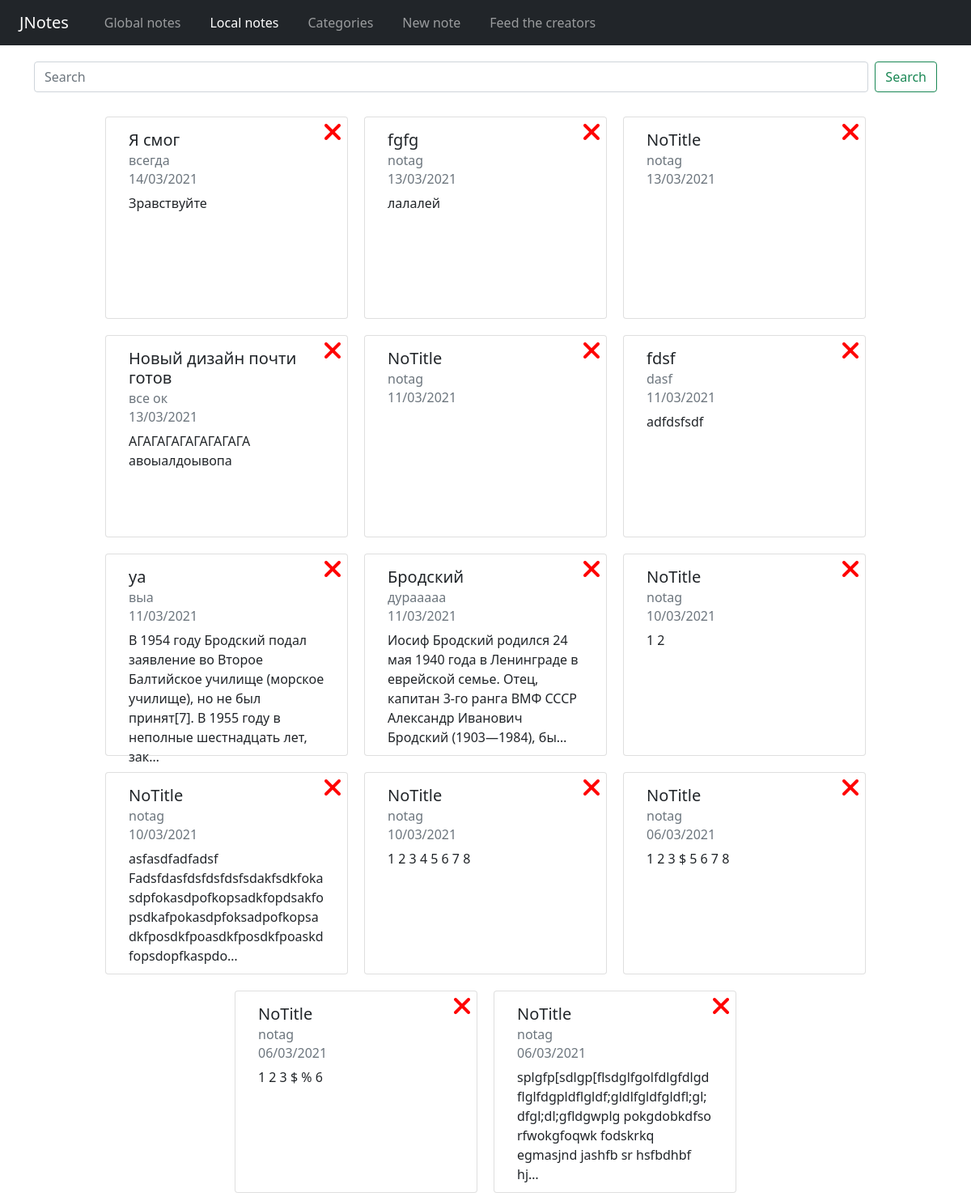
Before: / with the older database file.
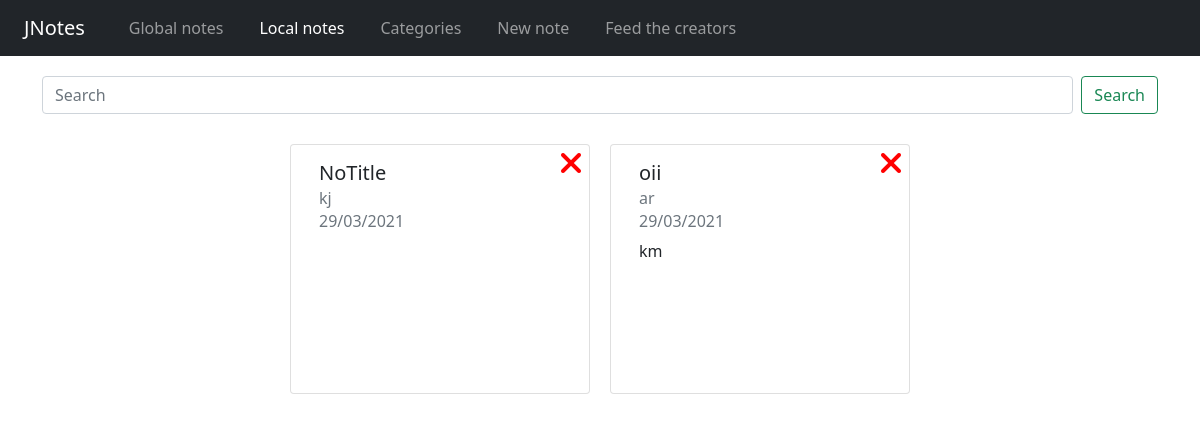
After: the same page with the newer database file.
### notes/models.py (models this page shows, shortened)
class Note(models.Model):
    title_note = models.CharField('Название', blank=True, max_length=150)
    category_note = models.ForeignKey(Category,blank=True, on_delete=models.CASCADE)
    content_note = models.TextField('Содержание', blank=True)
    date_note = models.DateTimeField(auto_now_add=True)

class Category(models.Model):
    name = models.CharField(max_length=255, unique=True, editable=True)
    def __str__(self):
        return self.name

### notes/views.py (the view)
# urls.py: path('', HomeView.as_view(), name='home'),
class HomeView(ListView):
    model = Note
    template_name = 'home.html'
    ordering = ['-date_note']
    context_object_name = 'notes_list'

### notes/templates/home.html (shortened to what this page needs)
{% extends 'base.html' %}
{% load static %}
{% block content %}
<link rel="stylesheet" href="{% static 'css/home.css' %}">
<div class="container sfield-container">
    <div class="row">
        <form class="d-flex">
            <input class="form-control me-2" type="search" placeholder="Search" aria-label="Search">
            <button class="btn btn-outline-success" type="submit">Search</button>
        </form>
    </div>
</div>
<div class="container card-container">
    <div class="row justify-content-center">
        {% for post in notes_list %}
        <div onclick="window.location='{% url 'notes:note-detail' post.pk %}'" class="card col-md-12 col-12x">
            <div class="card-body">
                <div class="card-delete">
                    <a href="{% url 'notes:note-delete' post.pk %}">
                        <i class="fas fa-times fa-2x"></i>
                    </a>
                </div>
                <h5 class="card-title">{{ post.title_note }}</h5>
                <h6 class="card-subtitle mb-2 text-muted">{{ post.category_note }}</h6>
                <h6 class="card-subtitle mb-2 text-muted">{{ post.date_note|date:"d/m/Y" }}</h6>
                <p class="card-text">{{ post.content_note|truncatechars:150 }}</p>
            </div>
        </div>
        {% endfor %}
    </div>
</div>
{% endblock %}

Changed rows visible on the page:
removed Note: title_note "Я смог", category_note "всегда", date_note "14/03/2021", content_note "Зравствуйте"
removed Note: title_note "fgfg", category_note "notag", date_note "13/03/2021", content_note "лалалей"
removed Note: title_note "NoTitle", category_note "notag", date_note "13/03/2021"
removed Note: title_note "Новый дизайн почти готов", category_note "все ок", date_note "13/03/2021", content_note "АГАГАГАГАГАГАГАГА авоыалдоывопа"
removed Note: title_note "NoTitle", category_note "notag", date_note "11/03/2021"
removed Note: title_note "fdsf", category_note "dasf", date_note "11/03/2021", content_note "adfdsfsdf"
removed Note: title_note "уа", category_note "выа", date_note "11/03/2021", content_note "В 1954 году Бродский подал заявление во Второе Балтийское училище (морское училище), но не был принят[7]. В 1955 году в неполные шестнадцать лет, зак…"
removed Note: title_note "Бродский", category_note "дурааааа", date_note "11/03/2021", content_note "Иосиф Бродский родился 24 мая 1940 года в Ленинграде в еврейской семье. Отец, капитан 3-го ранга ВМФ СССР Александр Иванович Бродский (1903—1984), бы…"
removed Note: title_note "NoTitle", category_note "notag", date_note "10/03/2021", content_note "1 2"
removed Note: title_note "NoTitle", category_note "notag", date_note "10/03/2021", content_note "asfasdfadfadsf Fadsfdasfdsfdsfdsfsdakfsdkfokasdpfokasdpofkopsadkfopdsakfopsdkafpokasdpfoksadpofkopsadkfposdkfpoasdkfposdkfpoaskdfopsdopfkaspdo…"
removed Note: title_note "NoTitle", category_note "notag", date_note "10/03/2021", content_note "1 2 3 4 5 6 7 8"
removed Note: title_note "NoTitle", category_note "notag", date_note "06/03/2021", content_note "1 2 3 $ 5 6 7 8"
removed Note: title_note "NoTitle", category_note "notag", date_note "06/03/2021", content_note "1 2 3 $ % 6"
removed Note: title_note "NoTitle", category_note "notag", date_note "06/03/2021", content_note "splgfp[sdlgp[flsdglfgolfdlgfdlgdflglfdgpldflgldf;gldlfgldfgldfl;gl;dfgl;dl;gfldgwplg pokgdobkdfso rfwokgfoqwk fodskrkq egmasjnd jashfb sr hsfbdhbf hj…"
added Note: title_note "NoTitle", category_note "kj", date_note "29/03/2021"
added Note: title_note "oii", category_note "ar", date_note "29/03/2021", content_note "km"
